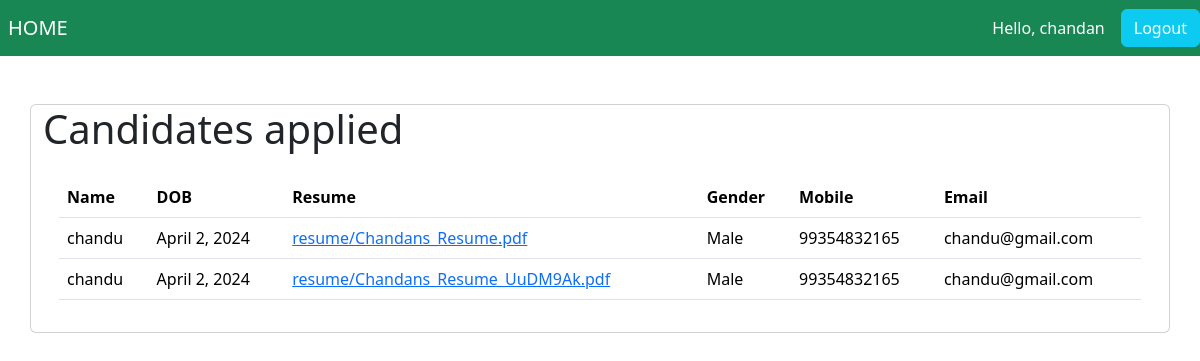
The app's page /candidate/ (signed in) with its own data.
### app/models.py (models this page shows, shortened)
class Candidates(models.Model):
    category=(
        ('Male','male'),
        ('Female','female'),
        ('Other','other'),
    )
    name=models.CharField(max_length=200,null=True)
    dob=models.DateField(null=True)
    gender= models.CharField(max_length=200,null=True,choices=category)
    mobile= models.CharField(max_length=200,null=True)
    email= models.CharField(max_length=200,null=True)
    resume=models.FileField(upload_to='resume/',null=True)
    company=models.ForeignKey(Company, on_delete=models.CASCADE)

### app/views.py (the view)
# urls.py: path("candidate/",candidate,name='candidate'),
def candidate(request):
    if request.user.is_authenticated:
        candidates=Candidates.objects.all()
        return render(request,'hr.html',{'candidates':candidates})
    else:
        return redirect('home')

### app/templates/Hr.html
{% extends 'main.html' %}
{% load static%}
{% block content %}
<div class="container card">
    <h1>Candidates applied</h1>
    <div class="card-body">
        <table class="table table-hover">
            <tr>
                <th>Name</th>
                <th>DOB</th>
                <th>Resume</th>
                <th>Gender</th>
                <th>Mobile</th>
                <th>Email</th>
            </tr>
            {% for c in candidates %}
                <tr>
                    <td>{{c.name}}</td>
                    <td>{{c.dob}}</td>
                    {% if c.resume %}
                    <td><a href='{{c.resume.url}}' download >{{c.resume}}</td></a></td>
                    {% else %}
                    <td>Not submitted</td>
                    {% endif %}
                    <td>{{c.gender}}</td>
                    <td>{{c.mobile}}</td>
                    <td>{{c.email}}</td>
                </tr>
            {% endfor %}
        </table>
    </div>
</div>
{% endblock %}

### app/templates/navbar.html (shortened to what this page needs)
<head>
  </head>
  <nav class="navbar navbar-expand-lg navbar-dark bg-success">
      <a class="navbar-brand mx-2" href="{% url 'home' %}"> HOME </a>
      {% if request.user.is_authenticated %}
      <span class="user mx-3">Hello, {{request.user}}</span>
      <span ><a  class="user btn btn-info" href ="{% url 'logout' %}"> Logout</a></span>
      {% else %}
          <span ><a class="user mx-4  " href="{% url 'login' %}"> Login </a></span>
          <span ><a class="user mx-3"  href="{% url 'register' %}"> Register </a></span>
      {% endif  %}
    </nav>

### app/templates/navbar.html (style rules this page uses)
.user { color:white; text-decoration: none; }

### records on screen
Candidates: name "chandu", dob "April 2, 2024", resume "resume/Chandans_Resume.pdf", gender "Male", mobile "99354832165", email "chandu@gmail.com"
Candidates: name "chandu", dob "April 2, 2024", resume "resume/Chandans_Resume_UuDM9Ak.pdf", gender "Male", mobile "99354832165", email "chandu@gmail.com"

### other values on screen
{{ request.user }} "chandan"
